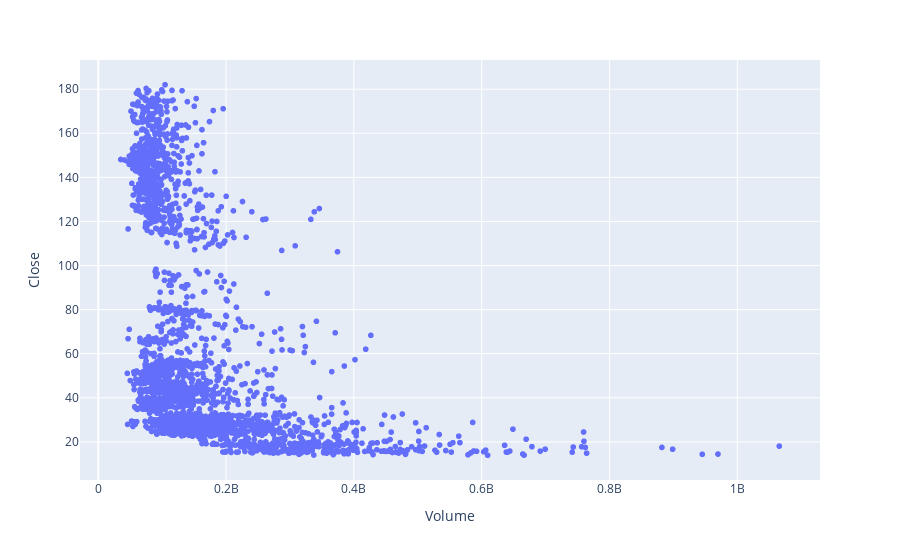

Write notebook code for a chart like this one.
### Code cell
pe.scatter(x="Volume", y="Close", data_frame=apple_df)

### Figure 1 — Plotly figure (JSON) as saved in the notebook; plotly's stock layout.template omitted (floating-point values rounded to 4 significant figures; data arrays with more than 128 entries replaced by an {"elided": "..."} marker saying what was removed)
{"data": [{"hovertemplate": "Volume=%{x}<br>Close=%{y}<extra></extra>", "legendgroup": "", "marker": {"color": "#636efa", "symbol": "circle"}, "mode": "markers", "name": "", "showlegend": false, "type": "scattergl", "x": {"elided": "2517 int values"}, "xaxis": "x", "y": {"elided": "2517 float values"}, "yaxis": "y"}], "layout": {"legend": {"tracegroupgap": 0}, "margin": {"t": 60}, "xaxis": {"anchor": "y", "domain": [0, 1], "title": {"text": "Volume"}}, "yaxis": {"anchor": "x", "domain": [0, 1], "title": {"text": "Close"}}}}
